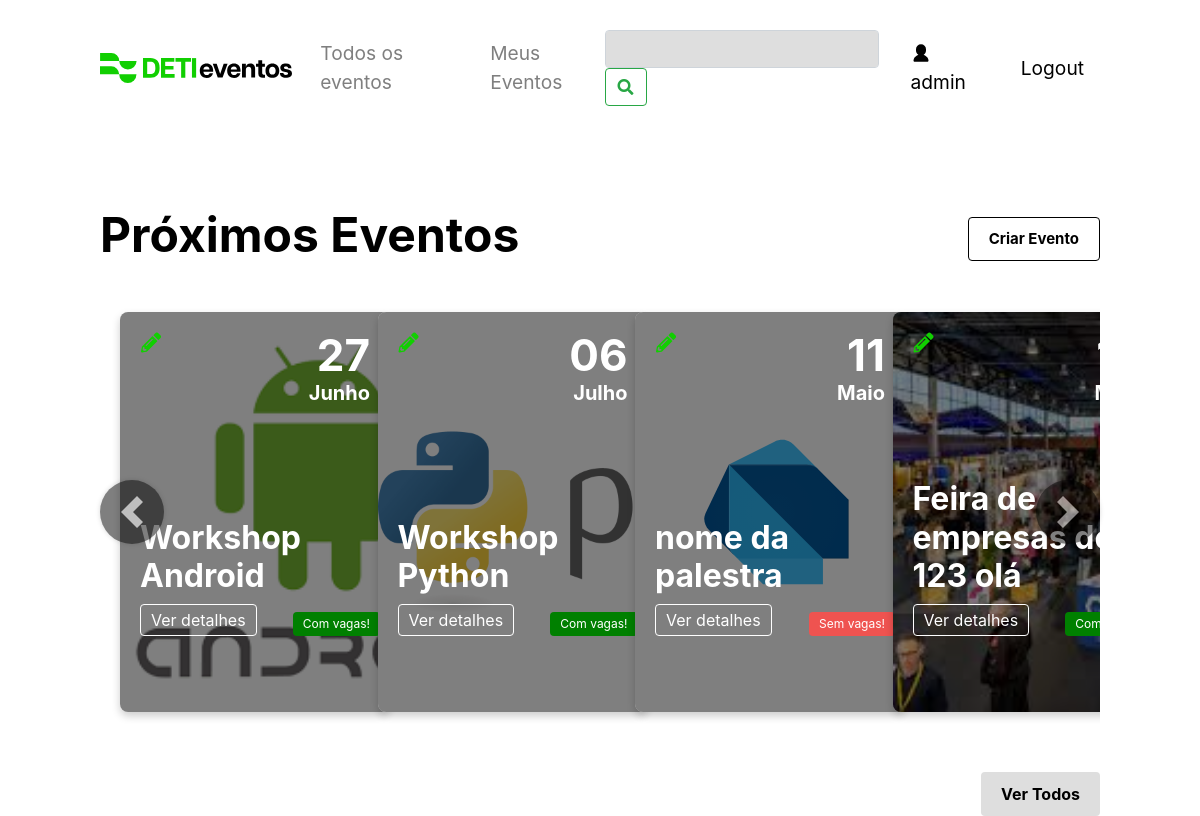
The page /search (signed in) on the database as committed earlier.
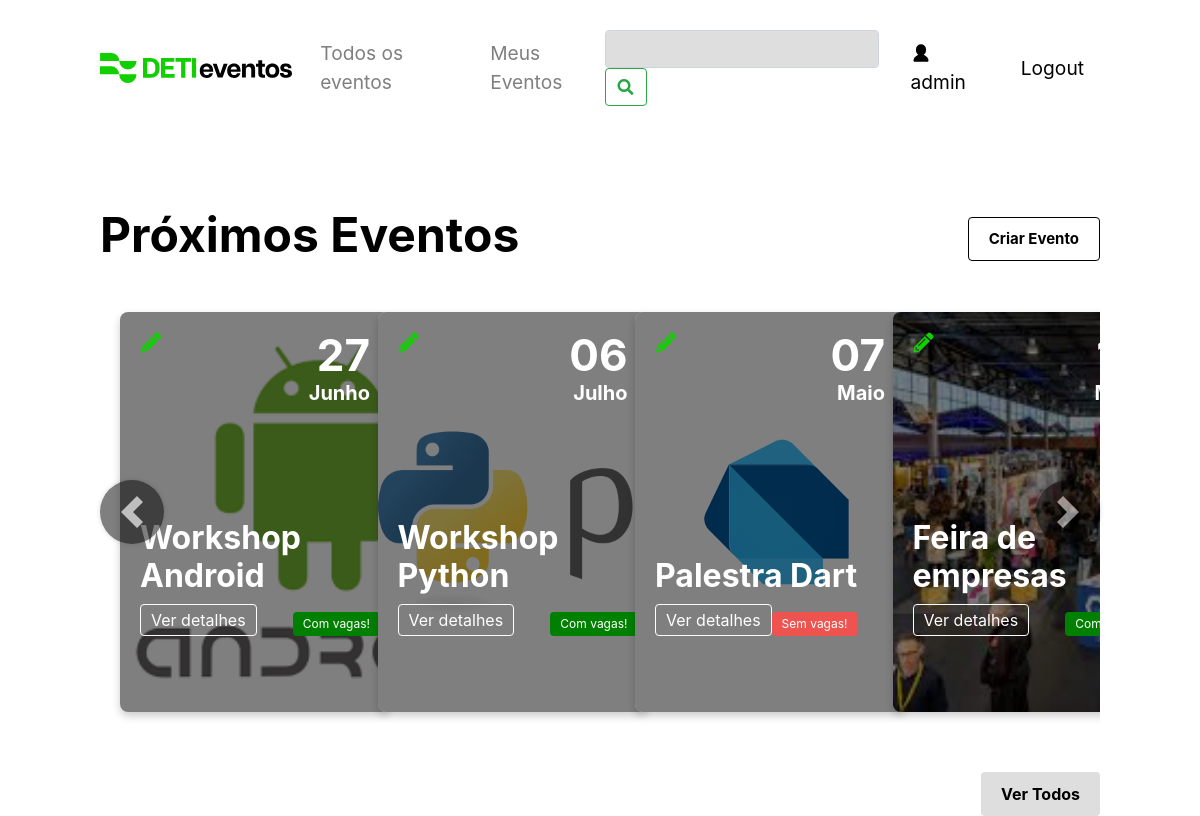
The same page on the database as committed later.
### tables this page shows
CREATE TABLE events (
    id INTEGER PRIMARY KEY,
    name TEXT NOT NULL,
    description TEXT NOT NULL,
    location TEXT NOT NULL,
    image TEXT,
    date DATE,
    user_id INTEGER,           
    colaborator TEXT , 
    vagas INTEGER,
    lotacao INTEGER,
    preco INTEGER,
    esgotado boolean DEFAULT 0,
    FOREIGN KEY(user_id) REFERENCES users(id)
    );

### app.py (the view)
@app.route('/search', methods=['GET'])
def search():
    search_term = request.args.get('q', '')
    events = search_events(search_term)
    if events is None:
        flash('An error occurred while searching for events', category='error')
        return redirect('/')
    converted_events = []
    for event in events:
        converted_event = list(event)
        converted_event[5] = datetime.strptime(event[5], '%Y-%m-%d').date()
        converted_events.append(tuple(converted_event))
    is_admin = 'user_email' in session and session.get('user_email') == "admin@gmail.com"
    name = session.get('user_name')
    user = 'user_email' in session
    return render_template('index.html', events=converted_events, is_admin=is_admin, user=user, name=name)

### app.py (called while the page is built)
@app.template_filter('formatdate')
def format_date(value, format='%d-%B'):
    if value is None:
        return ""
    month_names = {
        'January': 'Janeiro', 'February': 'Fevereiro', 'March': 'Março',
        'April': 'Abril', 'May': 'Maio', 'June': 'Junho',
        'July': 'Julho', 'August': 'Agosto', 'September': 'Setembro',
        'October': 'Outubro', 'November': 'Novembro', 'December': 'Dezembro'
    }
    formatted_date = value.strftime(format)
    for eng, pt in month_names.items():
        formatted_date = formatted_date.replace(eng, pt)
    return formatted_date

def search_events(search_term):
    connection = sqlite3.connect('data.db', check_same_thread=False)
    cursor = connection.cursor()
    try:
        cursor.execute("SELECT * FROM events WHERE name LIKE ? OR description LIKE ? ", ('%'+search_term+'%', '%'+search_term+'%'))
        results = cursor.fetchall()
        return results
    except Exception as e:
        print("ERRO" + e)
        return None

### templates/index.html (shortened to what the changed rows need)
<!DOCTYPE html>
<html lang="en">
<head>
  <link rel="stylesheet" href="https://cdnjs.cloudflare.com/ajax/libs/font-awesome/5.15.1/css/all.min.css">
  <link rel="stylesheet" href="https://stackpath.bootstrapcdn.com/bootstrap/4.3.1/css/bootstrap.min.css">
  <link rel="stylesheet" href="/static/css/navbar_style.css">
  <link rel="stylesheet" href="/static/css/style.css">
  <link rel="stylesheet" href="/static/css/pop_up.css">
  <link rel="stylesheet" href="https://cdnjs.cloudflare.com/ajax/libs/font-awesome/5.15.3/css/all.min.css">
  <link rel="stylesheet" href="https://cdn.jsdelivr.net/npm/sweetalert2@11/dist/sweetalert2.min.css">
</head>
<body>
  <div class="events-header">
    <h1>Próximos Eventos</h1>
  </div>
  <div id="eventCarousel" class="carousel slide">
    <div class="carousel-inner">
      {% for event in events %}
      {% if loop.index0 % 4 == 0 %}
      <div class="carousel-item {% if loop.first %}active{% endif %}">
        <div class="row">
          {% endif %}
          <div class="col-12 col-md-6 col-lg-3">
            <div class="event-card"
              style="background-image: url('{{event[4]}}'); background-size: cover; margin: 20px;">
              {% if is_admin %}
              <button class="edit-event-button" data-event-id="{{ event[0] }}" data-event-name="{{ event[1] }}"
                data-event-location="{{ event[6] }}" data-event-capacity="{{ event[8] }}"
                data-event-date="{{ event[5] }}" data-event-description="{{ event[2] }}"
                data-event-image="{{ event[4] }}" data-event-price="{{ event[9] }}">
                <i class="fas fa-pencil-alt"></i>
              </button>
              {% endif %}
              <div class="event-content">
                <div class="event-day">{{ event[5]|formatdate('%d') }}</div>
                <div class="event-month">{{ event[5]|formatdate('%B') }}</div>
              </div>
              <div class="event-info">
                <h2 class="event-title">{{event[1]}}</h2>
                <div class="event-details">
                  <p class="event-details-btn" id="details-btn" data-event-id="{{ event[0] }}"
                    data-event-title="{{ event[1] }}" data-event-description="{{ event[2] }}"
                    data-event-organizer="{{ event[3] }}" data-event-image="{{ event[4] }}"
                    data-event-date="{{ event[5] }}" data-event-capacity="{{ event[8] }}"
                    data-event-price="{{ event[9] }}" data-event-vacancies="{{ event[10] }}"
                    data-event-location="{{ event[6] }}" data-event-collaborator="{{ event[7] }}"
                    data-event-category="{{ event[12] }}">Ver detalhes</p>
                  {% if event[11]%}
                  <p class="event-status-btn"> Sem vagas!</p>
                  {% endif %}
                </div>
              </div>
            </div>
          </div>
          {% if loop.index0 % 4 == 3 or loop.last %}
        </div>
      </div>
      {% endif %}
      {% endfor %}
    </div>
  </div>
</body>
</html>

Rows that differ between the two databases and show on the page:
changed events: event "11" → "07"; name "nome da palestra" → "Palestra Dart"
